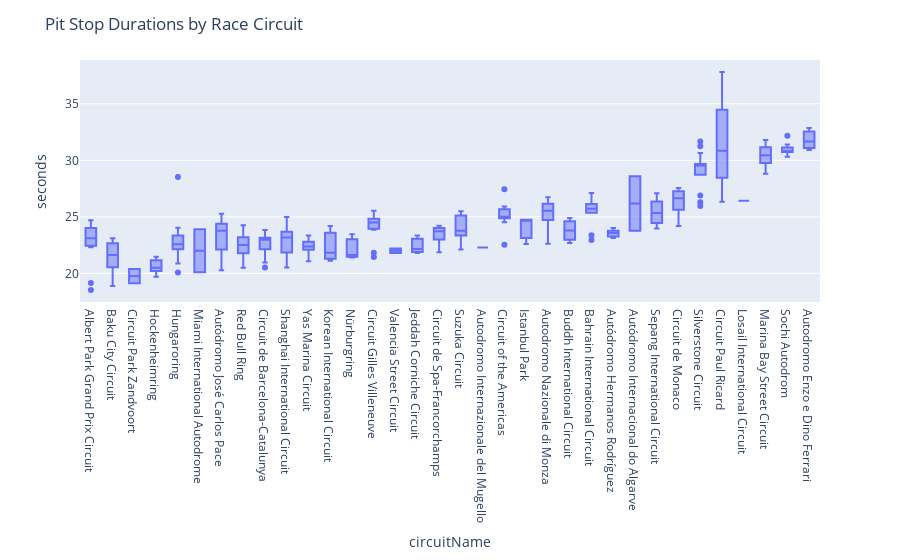

This figure's notebook cell:
### Code cell
fig = px.box(newPitStops[newPitStops['seconds']<50].groupby(by=['raceId','name','circuitName']).mean().reset_index().sort_values(by='seconds',ascending=True),
                 x='circuitName',
                 y='seconds',
                )
fig.update_layout(
    title_text='Pit Stop Durations by Race Circuit',
)
fig.show()

### Figure 1 — Plotly figure (JSON) as saved in the notebook; plotly's stock layout.template omitted (floating-point values rounded to 4 significant figures; data arrays with more than 128 entries replaced by an {"elided": "..."} marker saying what was removed)
{"data": [{"alignmentgroup": "True", "hovertemplate": "circuitName=%{x}<br>seconds=%{y}<extra></extra>", "legendgroup": "", "marker": {"color": "#636efa"}, "name": "", "notched": false, "offsetgroup": "", "orientation": "v", "showlegend": false, "type": "box", "x": {"elided": "251 str values"}, "x0": " ", "xaxis": "x", "y": {"elided": "251 float values"}, "y0": " ", "yaxis": "y"}], "layout": {"boxmode": "group", "legend": {"tracegroupgap": 0}, "margin": {"t": 60}, "title": {"text": "Pit Stop Durations by Race Circuit"}, "xaxis": {"anchor": "y", "domain": [0, 1], "title": {"text": "circuitName"}}, "yaxis": {"anchor": "x", "domain": [0, 1], "title": {"text": "seconds"}}}}
